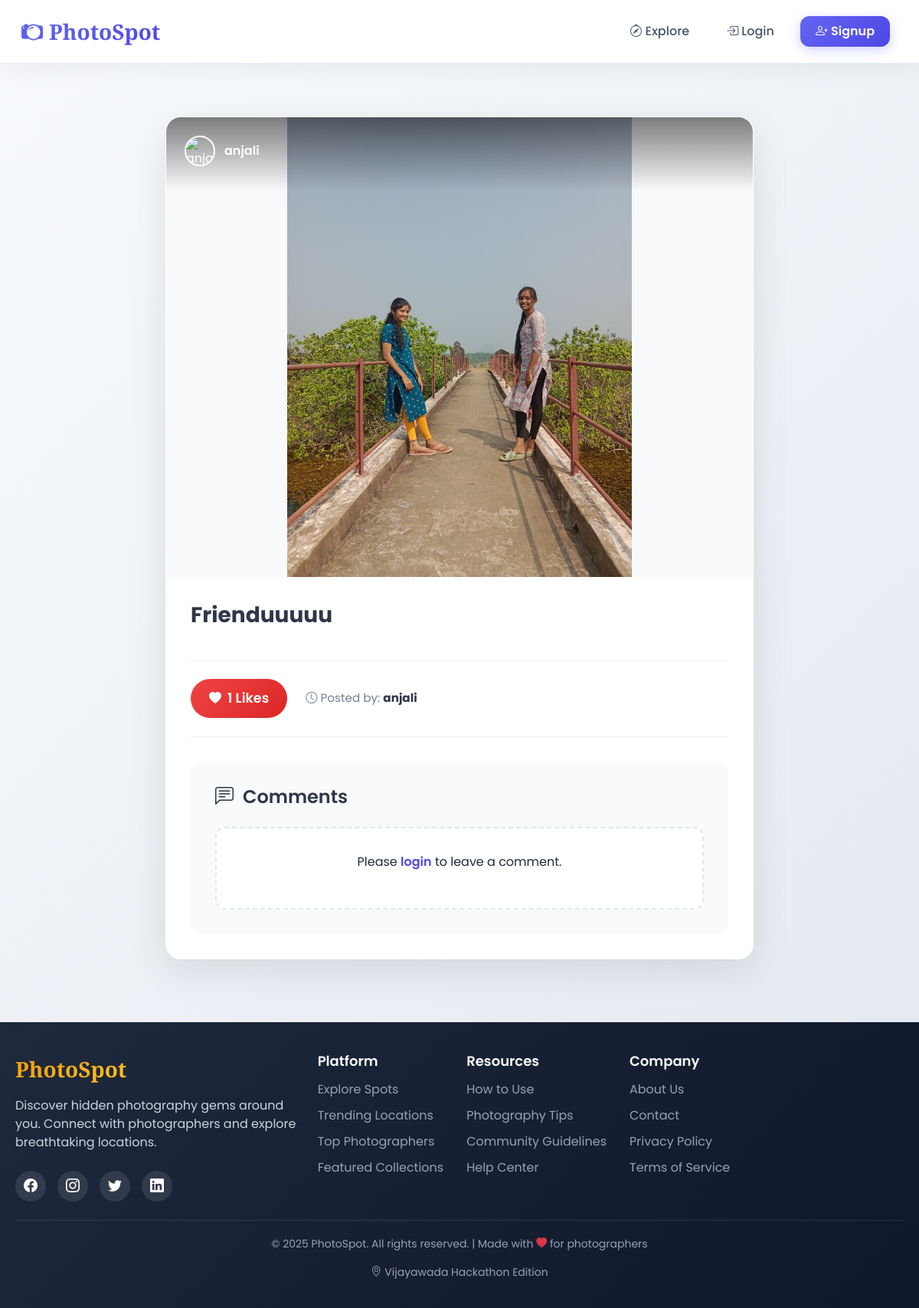
/post/27/, run on the app's committed database.
### main/models.py (models this page shows, shortened)
class Post(models.Model):
    uploader = models.ForeignKey(User, on_delete=models.CASCADE, related_name='posts')
    title = models.CharField(max_length=200)
    description = models.TextField(blank=True)
    location = models.ForeignKey(Location, on_delete=models.SET_NULL, null=True, blank=True)
    image = models.ImageField(upload_to='posts/',  blank=True, null=True)
    video = models.FileField(upload_to='videos/', blank=True, null=True)
    created_at = models.DateTimeField(auto_now_add=True)

### main/views.py (the view)
# urls.py: path('post/<int:pk>/', views.post_detail, name='post_detail'),
def post_detail(request, pk):
    post = get_object_or_404(Post.objects.select_related('uploader', 'location'), pk=pk)
    comment_form = CommentForm()
    comments = post.comments.select_related('user').order_by('created_at')
    like_count = post.likes.count()
    context = {
        'post': post,
        'comment_form': comment_form,
        'comments': comments,
        'like_count': like_count,
    }
    return render(request, 'main/post_detail.html', context)

### main/templates/main/post_detail.html (shortened to what this page needs)
{% extends 'main/base.html' %}
{% block content %}
<div class="post-detail-container">
    <div class="post-card">
        <div class="media-container">
            <div class="media-overlay">
                <div class="post-user">
                    <img src="{% if post.uploader.profile.profile_pic %}{{ post.uploader.profile.profile_pic.url }}{% else %}/static/default_profile.jpg{% endif %}"
                         class="user-avatar"
                         alt="{{ post.uploader.username }}">
                    <p class="user-name">{{ post.uploader.username }}</p>
                </div>
            </div>
            {% if post.image %}
            <img src="{{ post.image.url }}" class="post-media" alt="{{ post.title }}">
            {% elif post.video %}
            <video class="post-media" controls poster="/static/video-thumbnail.jpg">
                <source src="{{ post.video.url }}">
                Your browser does not support the video tag.
            </video>
            {% else %}
            <img src="/static/default.jpg" class="post-media" alt="Default image">
            {% endif %}
        </div>
        <div class="post-content">
            <h1 class="post-title">{{ post.title }}</h1>
            <div class="post-description">
            </div>
            <div class="post-stats">
                <button class="like-btn" id="likeBtn" data-id="{{ post.id }}">
                    <i class="bi bi-heart-fill"></i>
                    <span class="like-count">{{ like_count }} Likes</span>
                </button>
                <div class="upload-info">
                    <i class="bi bi-clock"></i> Posted by:
                    <strong>{{ post.uploader.username }}</strong>
                </div>
            </div>
            <div class="comments-section">
                <h3 class="comments-title">
                    <i class="bi bi-chat-left-text"></i>
                    Comments
                </h3>
                {% if user.is_authenticated %}
                <div class="comment-input-container">
                    <textarea id="commentText"
                              class="comment-input"
                              placeholder="Share your thoughts about this photo..."></textarea>
                    <button class="comment-btn"
                            id="commentBtn"
                            data-id="{{ post.id }}"
                            disabled>
                        Post
                    </button>
                </div>
                {% else %}
                <div class="login-prompt">
                    <p>Please <a href="{% url 'login' %}">login</a> to leave a comment.</p>
                </div>
                {% endif %}
            </div>
        </div>
    </div>
</div>
{% endblock %}

### main/templates/main/base.html (style rules this page uses)
html { overflow-y: scroll; }
body { margin: 0; padding: 0; width: 100%; }
:root { --primary: #6366f1; --primary-dark: #4f46e5; --secondary: #f8fafc; --accent: #f59e0b; --dark: #1e293b; --light: #f1f5f9; --shadow: 0 10px 25px rgba(0, 0, 0, 0.05); --shadow-hover: 0 15px 30px rgba(0, 0, 0, 0.1); --radius: 16px; --transition: all 0.3s ease; }
* { margin: 0; padding: 0; box-sizing: border-box; }
body { font-family: 'Poppins', sans-serif; background: linear-gradient(135deg, #f8fafc 0%, #e2e8f0 100%); color: var(--dark); min-height: 100vh; display: flex; flex-direction: column; }

### main/templates/main/post_detail.html (style rules this page uses)
.post-detail-container { max-width: 800px; margin: 2rem auto; padding: 0 1rem; }
.post-card { background: white; border-radius: 20px; overflow: hidden; box-shadow: 0 15px 50px rgba(0, 0, 0, 0.1); border: 1px solid rgba(255, 255, 255, 0.2); margin-bottom: 2rem; }
.media-container { position: relative; overflow: hidden; background: #000; }
.post-media { width: 100%; display: block; max-height: 600px; object-fit: contain; background: #f8f9fa; }
.media-overlay { position: absolute; top: 0; left: 0; right: 0; padding: 1.5rem; background: linear-gradient(to bottom, rgba(0,0,0,0.5) 0%, transparent 100%); color: white; z-index: 2; }
.post-user { display: flex; align-items: center; gap: 0.75rem; margin-bottom: 0.5rem; }
.user-avatar { width: 40px; height: 40px; border-radius: 50%; object-fit: cover; border: 2px solid white; }
.user-name { font-weight: 600; font-size: 1rem; color: white; margin: 0; }
.post-content { padding: 2rem; }
.post-title { font-size: 1.75rem; font-weight: 700; color: #2d3748; margin-bottom: 1rem; line-height: 1.3; }
.post-description { font-size: 1.1rem; color: #4a5568; line-height: 1.6; margin-bottom: 1.5rem; padding-bottom: 1.5rem; border-bottom: 1px solid #e9ecef; }
.post-stats { display: flex; align-items: center; gap: 1.5rem; margin-bottom: 1.5rem; padding-bottom: 1.5rem; border-bottom: 1px solid #e9ecef; }
.like-btn { display: flex; align-items: center; gap: 0.5rem; background: linear-gradient(135deg, #ef4444 0%, #dc2626 100%); color: white; border: none; padding: 0.75rem 1.5rem; border-radius: 50px; font-weight: 600; cursor: pointer; transition: all 0.3s ease; }
.like-count { font-size: 1.1rem; font-weight: 600; }
.upload-info { font-size: 0.95rem; color: #718096; }
.upload-info strong { color: #2d3748; }
.comments-section { background: #f8fafc; border-radius: 15px; padding: 2rem; margin-top: 2rem; }
.comments-title { font-size: 1.5rem; font-weight: 600; color: #2d3748; margin-bottom: 1.5rem; display: flex; align-items: center; gap: 0.75rem; }
.login-prompt { text-align: center; padding: 2rem; background: white; border-radius: 12px; border: 2px dashed #e2e8f0; }
.login-prompt a { color: #4f46e5; text-decoration: none; font-weight: 600; }

### data on the page
Post: uploader.username "anjali", image (picture), title "Frienduuuuu"

### other printed values
{{ like_count }} "1"
